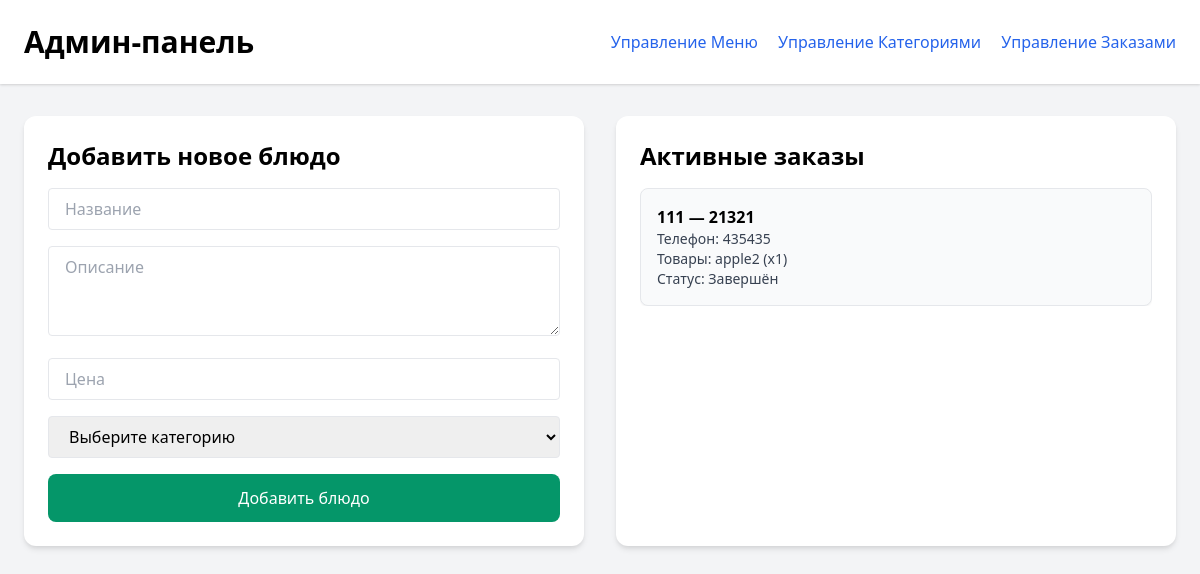
Before: /admin/dashboard with the older database file.
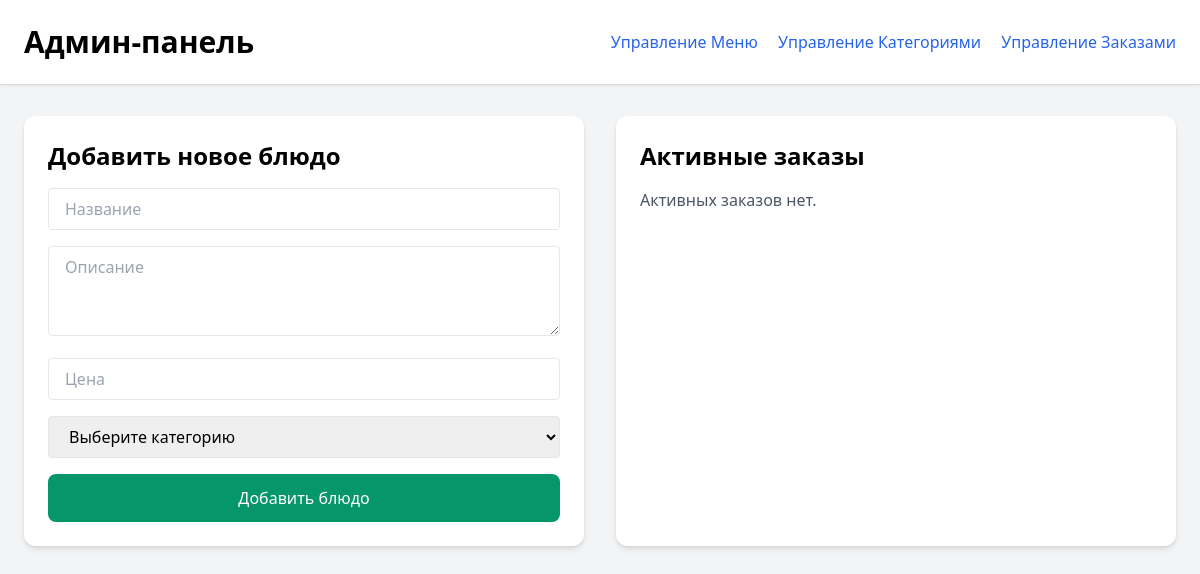
After: the same page with the newer database file.
### tables this page shows
CREATE TABLE orders (
    id INTEGER PRIMARY KEY AUTOINCREMENT,
    user_id INTEGER,
    address TEXT,
    phone TEXT,
    status TEXT,
    created_at TEXT,
    payment_method TEXT,
    delivery_time TEXT,
    FOREIGN KEY(user_id) REFERENCES users(id)
);

### app.py (the view, shortened to what this page needs)
@app.route('/admin/dashboard', methods=['GET', 'POST'])
def dashboard():
    conn = get_db()
    cur = conn.cursor()
    cur.execute("SELECT id, name FROM categories")
    categories = cur.fetchall()
    cur.execute("""
        SELECT o.id, u.name, o.address, o.phone, o.status,
               GROUP_CONCAT(d.title || ' (x' || oi.qty || ')', ', ') AS items
        FROM orders o
        JOIN users u ON o.user_id = u.id
        JOIN order_items oi ON oi.order_id = o.id
        JOIN dishes d ON oi.dish_id = d.id
        WHERE o.status != 'Доставлен'
        GROUP BY o.id
        ORDER BY o.created_at DESC
    """)
    orders = cur.fetchall()
    conn.close()
    return render_template('admin/dashboard.html', categories=categories, orders=orders)

### app.py (called while the page is built)
@app.before_request
def before_request():
    get_db()

@app.teardown_appcontext
def teardown_db(exception):
    close_db()

### database.py (called while the page is built)
def get_db():
    if 'db' not in g:
        conn = sqlite3.connect(DB_PATH)
        conn.row_factory = sqlite3.Row
        g.db = conn
    return g.db

### templates/admin/dashboard.html (shortened to what this page needs)
<!DOCTYPE html>
<html lang="ru">
<head>
  <link href="https://cdn.jsdelivr.net/npm/tailwindcss@2.2.19/dist/tailwind.min.css" rel="stylesheet" />
</head>
<body class="bg-gray-100 min-h-screen">
  <header class="bg-white shadow p-6 mb-8">
    <div class="max-w-7xl mx-auto flex justify-between items-center">
      <h1 class="text-3xl font-bold">Админ-панель</h1>
      <nav class="space-x-4">
        <a href="{{ url_for('admin_manage_menu') }}" class="text-blue-600 hover:underline">Управление Меню</a>
        <a href="{{ url_for('admin_manage_categories') }}" class="text-blue-600 hover:underline">Управление Категориями</a>
        <a href="{{ url_for('admin_manage_orders') }}" class="text-blue-600 hover:underline">Управление Заказами</a>
      </nav>
    </div>
  </header>
  <main class="max-w-7xl mx-auto px-6">
    <div class="grid grid-cols-1 md:grid-cols-2 gap-8">
      <section class="bg-white p-6 rounded-xl shadow-md">
        <h2 class="text-2xl font-semibold mb-4">Добавить новое блюдо</h2>
        <form method="POST" enctype="multipart/form-data" class="space-y-4">
          <input name="title" type="text" placeholder="Название" class="w-full border rounded px-4 py-2 focus:outline-none focus:ring-2 focus:ring-green-400" required />
          <textarea name="description" placeholder="Описание" class="w-full border rounded px-4 py-2 focus:outline-none focus:ring-2 focus:ring-green-400" rows="3" required></textarea>
          <input name="price" type="number" step="0.01" placeholder="Цена" class="w-full border rounded px-4 py-2 focus:outline-none focus:ring-2 focus:ring-green-400" required />
          <select name="category" class="w-full border rounded px-4 py-2 focus:outline-none focus:ring-2 focus:ring-green-400" required>
            <option value="">Выберите категорию</option>
          </select>
          <button type="submit" class="w-full bg-green-600 text-white py-3 rounded-lg hover:bg-green-700 transition">Добавить блюдо</button>
        </form>
      </section>
      <section class="bg-white p-6 rounded-xl shadow-md">
        <h2 class="text-2xl font-semibold mb-4">Активные заказы</h2>
        {% if orders %}
          <ul class="space-y-4 max-h-[500px] overflow-y-auto">
            {% for order in orders %}
              <li class="border p-4 rounded-lg shadow-sm bg-gray-50">
                <p class="font-semibold">{{ order.name }} — {{ order.address }}</p>
                <p class="text-sm text-gray-700">Телефон: {{ order.phone }}</p>
                <p class="text-sm text-gray-700">Товары: {{ order.items }}</p>
                <p class="text-sm text-gray-700">Статус: <span class="font-medium">{{ order.status }}</span></p>
              </li>
            {% endfor %}
          </ul>
        {% else %}
          <p class="text-gray-600">Активных заказов нет.</p>
        {% endif %}
      </section>
    </div>
  </main>
</body>
</html>

Changed rows visible on the page:
removed orders: name "111", address "21321", phone "435435", items "apple2 (x1)", status "Завершён"
Other visible differences:
text now shown: "Активных заказов нет."
